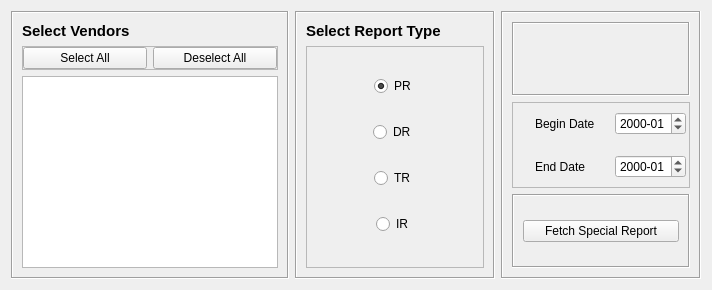
      <widget class="QWidget" name="fetch_special_reports_tab">
       <attribute name="title">
        <string>Fetch Special Reports</string>
       </attribute>
       <layout class="QHBoxLayout" name="horizontalLayout_8">
        <item>
         <widget class="QFrame" name="frame_26">
          <property name="sizePolicy">
           <sizepolicy hsizetype="Expanding" vsizetype="Expanding">
            <horstretch>0</horstretch>
            <verstretch>0</verstretch>
           </sizepolicy>
          </property>
          <property name="minimumSize">
           <size>
            <width>200</width>
            <height>0</height>
           </size>
          </property>
          <property name="frameShape">
           <enum>QFrame::Box</enum>
          </property>
          <property name="frameShadow">
           <enum>QFrame::Sunken</enum>
          </property>
          <layout class="QVBoxLayout" name="verticalLayout_15">
           <item>
            <widget class="QLabel" name="label_21">
             <property name="font">
              <font>
               <family>Segoe UI</family>
               <pointsize>11</pointsize>
               <weight>75</weight>
               <bold>true</bold>
              </font>
             </property>
             <property name="text">
              <string>Select Vendors</string>
             </property>
            </widget>
           </item>
           <item>
            <widget class="QFrame" name="frame_32">
             <property name="frameShape">
              <enum>QFrame::StyledPanel</enum>
             </property>
             <property name="frameShadow">
              <enum>QFrame::Raised</enum>
             </property>
             <layout class="QHBoxLayout" name="horizontalLayout_9">
              <property name="leftMargin">
               <number>0</number>
              </property>
              <property name="topMargin">
               <number>0</number>
              </property>
              <property name="rightMargin">
               <number>0</number>
              </property>
              <property name="bottomMargin">
               <number>0</number>
              </property>
              <item>
               <widget class="QPushButton" name="select_vendors_button_special">
                <property name="text">
                 <string>Select All</string>
                </property>
               </widget>
              </item>
              <item>
               <widget class="QPushButton" name="deselect_vendors_button_special">
                <property name="text">
                 <string>Deselect All</string>
                </property>
               </widget>
              </item>
             </layout>
            </widget>
           </item>
           <item>
            <widget class="QListView" name="vendors_list_view_special">
             <property name="font">
              <font>
               <family>Segoe UI</family>
               <pointsize>11</pointsize>
              </font>
             </property>
             <property name="alternatingRowColors">
              <bool>true</bool>
             </property>
            </widget>
           </item>
          </layout>
         </widget>
        </item>
        <item>
         <widget class="QFrame" name="frame_25">
          <property name="sizePolicy">
           <sizepolicy hsizetype="Expanding" vsizetype="Expanding">
            <horstretch>0</horstretch>
            <verstretch>0</verstretch>
           </sizepolicy>
          </property>
          <property name="minimumSize">
           <size>
            <width>200</width>
            <height>0</height>
           </size>
          </property>
          <property name="frameShape">
           <enum>QFrame::Box</enum>
          </property>
          <property name="frameShadow">
           <enum>QFrame::Sunken</enum>
          </property>
          <layout class="QVBoxLayout" name="verticalLayout_14">
           <item>
            <widget class="QLabel" name="label_20">
             <property name="sizePolicy">
              <sizepolicy hsizetype="Preferred" vsizetype="Fixed">
               <horstretch>0</horstretch>
               <verstretch>0</verstretch>
              </sizepolicy>
             </property>
             <property name="font">
              <font>
               <family>Segoe UI</family>
               <pointsize>11</pointsize>
               <weight>75</weight>
               <bold>true</bold>
              </font>
             </property>
             <property name="text">
              <string>Select Report Type</string>
             </property>
            </widget>
           </item>
           <item>
            <widget class="QFrame" name="frame_30">
             <property name="frameShape">
              <enum>QFrame::StyledPanel</enum>
             </property>
             <property name="frameShadow">
              <enum>QFrame::Sunken</enum>
             </property>
             <layout class="QGridLayout" name="gridLayout_9">
              <item row="3" column="0" alignment="Qt::AlignHCenter">
               <widget class="QRadioButton" name="ir_radio_button">
                <property name="text">
                 <string>IR</string>
                </property>
               </widget>
              </item>
              <item row="2" column="0" alignment="Qt::AlignHCenter">
               <widget class="QRadioButton" name="tr_radio_button">
                <property name="text">
                 <string>TR</string>
                </property>
               </widget>
              </item>
              <item row="0" column="0" alignment="Qt::AlignHCenter">
               <widget class="QRadioButton" name="pr_radio_button">
                <property name="text">
                 <string>PR</string>
                </property>
                <property name="checked">
                 <bool>true</bool>
                </property>
               </widget>
              </item>
              <item row="1" column="0" alignment="Qt::AlignHCenter">
               <widget class="QRadioButton" name="dr_radio_button">
                <property name="text">
                 <string>DR</string>
                </property>
               </widget>
              </item>
             </layout>
            </widget>
           </item>
          </layout>
         </widget>
        </item>
        <item>
         <widget class="QFrame" name="frame_27">
          <property name="sizePolicy">
           <sizepolicy hsizetype="Expanding" vsizetype="Expanding">
            <horstretch>0</horstretch>
            <verstretch>0</verstretch>
           </sizepolicy>
          </property>
          <property name="minimumSize">
           <size>
            <width>200</width>
            <height>0</height>
           </size>
          </property>
          <property name="frameShape">
           <enum>QFrame::Box</enum>
          </property>
          <property name="frameShadow">
           <enum>QFrame::Sunken</enum>
          </property>
          <layout class="QVBoxLayout" name="verticalLayout_16">
           <item>
            <widget class="QFrame" name="attributes_frame">
             <property name="sizePolicy">
              <sizepolicy hsizetype="Preferred" vsizetype="Preferred">
               <horstretch>0</horstretch>
               <verstretch>0</verstretch>
              </sizepolicy>
             </property>
             <property name="minimumSize">
              <size>
               <width>0</width>
               <height>0</height>
              </size>
             </property>
             <property name="frameShape">
              <enum>QFrame::Box</enum>
             </property>
             <property name="frameShadow">
              <enum>QFrame::Sunken</enum>
             </property>
             <layout class="QVBoxLayout" name="verticalLayout_18"/>
            </widget>
           </item>
           <item>
            <widget class="QFrame" name="frame_31">
             <property name="frameShape">
              <enum>QFrame::StyledPanel</enum>
             </property>
             <property name="frameShadow">
              <enum>QFrame::Sunken</enum>
             </property>
             <layout class="QFormLayout" name="formLayout_5">
              <property name="fieldGrowthPolicy">
               <enum>QFormLayout::FieldsStayAtSizeHint</enum>
              </property>
              <property name="formAlignment">
               <set>Qt::AlignCenter</set>
              </property>
              <property name="horizontalSpacing">
               <number>20</number>
              </property>
              <property name="verticalSpacing">
               <number>20</number>
              </property>
              <item row="0" column="0">
               <widget class="QLabel" name="label_22">
                <property name="text">
                 <string>Begin Date</string>
                </property>
               </widget>
              </item>
              <item row="1" column="0">
               <widget class="QLabel" name="label_23">
                <property name="text">
                 <string>End Date</string>
                </property>
               </widget>
              </item>
              <item row="0" column="1">
               <widget class="QDateEdit" name="begin_date_edit_special">
                <property name="displayFormat">
                 <string>yyyy-MM</string>
                </property>
               </widget>
              </item>
              <item row="1" column="1">
               <widget class="QDateEdit" name="end_date_edit_special">
                <property name="displayFormat">
                 <string>yyyy-MM</string>
                </property>
               </widget>
              </item>
             </layout>
            </widget>
           </item>
           <item>
            <widget class="QFrame" name="frame_29">
             <property name="sizePolicy">
              <sizepolicy hsizetype="Preferred" vsizetype="Preferred">
               <horstretch>0</horstretch>
               <verstretch>0</verstretch>
              </sizepolicy>
             </property>
             <property name="frameShape">
              <enum>QFrame::Box</enum>
             </property>
             <property name="frameShadow">
              <enum>QFrame::Sunken</enum>
             </property>
             <layout class="QGridLayout" name="gridLayout_8">
              <item row="0" column="0">
               <widget class="QPushButton" name="fetch_special_data_button">
                <property name="sizePolicy">
                 <sizepolicy hsizetype="Fixed" vsizetype="Fixed">
                  <horstretch>0</horstretch>
                  <verstretch>0</verstretch>
                 </sizepolicy>
                </property>
                <property name="maximumSize">
                 <size>
                  <width>180</width>
                  <height>16777215</height>
                 </size>
                </property>
                <property name="text">
                 <string>Fetch Special Report</string>
                </property>
               </widget>
              </item>
             </layout>
            </widget>
           </item>
          </layout>
         </widget>
        </item>
       </layout>
      </widget>
